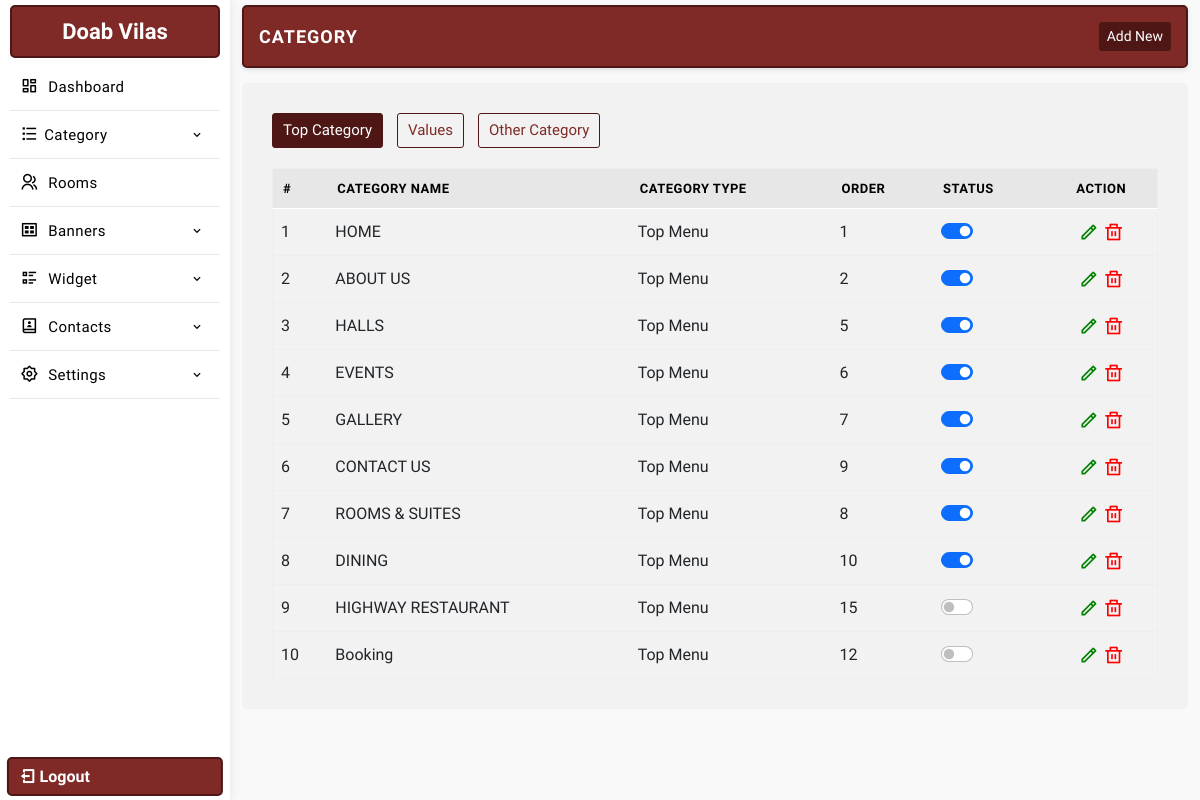
The page /manager/category.php (signed in) on the database as committed earlier.
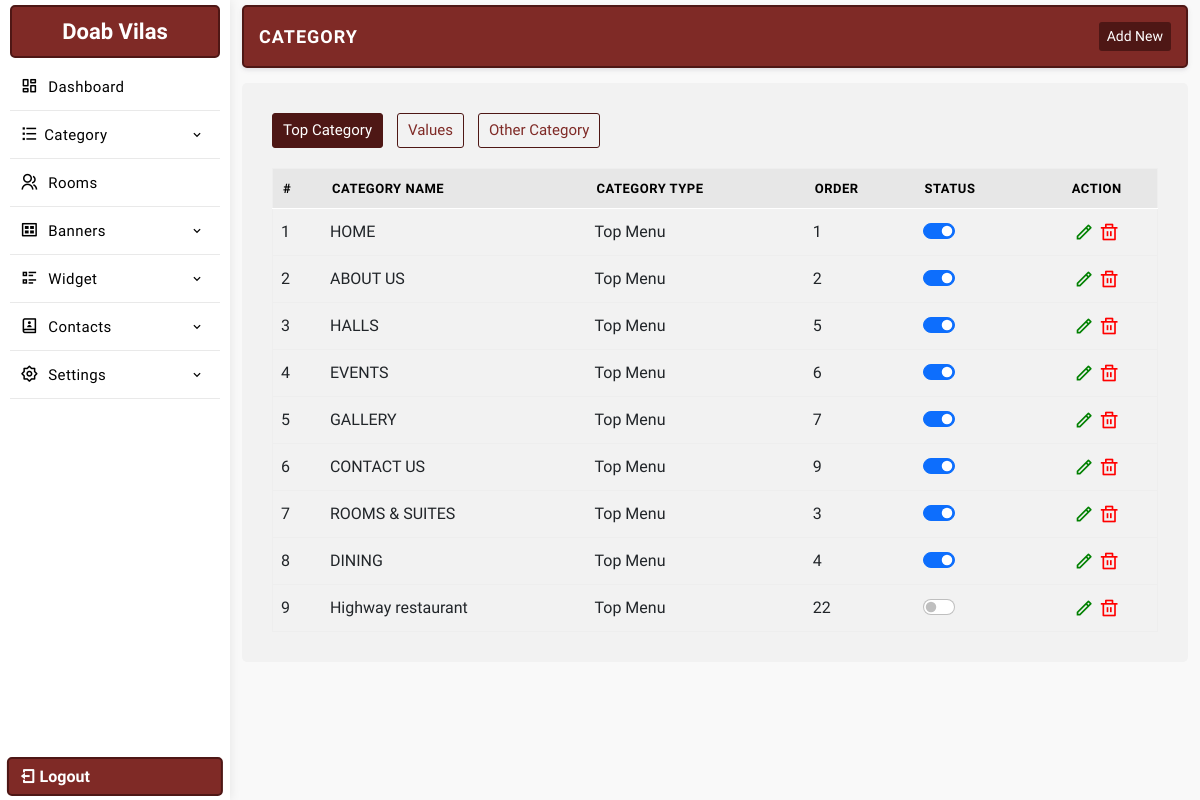
The same page on the database as committed later.
### tables this page shows
CREATE TABLE `category` (
  `id` int(11) NOT NULL,
  `c_name` varchar(255) NOT NULL,
  `c_type` varchar(255) NOT NULL,
  `c_url` varchar(255) NOT NULL,
  `c_desc` text NOT NULL,
  `sdesc` text NOT NULL,
  `featured_img` varchar(255) NOT NULL,
  `meta_title` varchar(255) NOT NULL,
  `meta_keywords` varchar(255) NOT NULL,
  `meta_desc` text NOT NULL,
  `card_heading` text DEFAULT NULL,
  `card_data` longtext DEFAULT NULL,
  `section_heading` text DEFAULT NULL,
  `iframe` text DEFAULT NULL,
  `status` int(11) NOT NULL DEFAULT 1,
  `order` int(11) NOT NULL
);

### manager/database/db.php (called while the page is built, shortened)
<?php session_start();
$path = BASE_PATH;
?>

### manager/category.php (the view, shortened to what this page needs)
<?php require_once 'database/db.php';
include 'include/header.php';
include 'include/sidebar.php';
?>
<section class="main-dashboard">
<div class="container-fluid">
<div class="row">
<div class="col-md-12">
	<div class="page-title">
		<div class="title">
			<h3>Category</h3>
		</div>
		<div class="createbtn">
			<a href="createcategory.php">Add New</a>
		</div>
	</div>
</div>
<div class="col-md-12">
	<div class="page-content">
		<div class="category-type">
			<a
				href="<?=$path;?>manager/category.php?type=1"
				class="<?=$_GET['type']==1 || empty($_GET['type']) ? 'active' : '';?>"
			>
				Top Category
			</a>
			<a
				href="<?=$path;?>manager/category.php?type=2"
				class="<?=$_GET['type']==2 ? 'active' : '';?>"
			>
				Values
			</a>
			<a
				href="<?=$path;?>manager/category.php?type=3"
				class="<?=$_GET['type']==3 ? 'active' : '';?>"
			>
				Other Category
			</a>
		</div>
		<table class="table table-hover" id="myTable">
			<thead>
				<tr>
					<th>#</th>
					<th>Category Name</th>
					<th>Category Type</th>
					<th>Order</th>
					<th>Status</th>
					<th class="text-center">Action</th>
				</tr>
			</thead>
			<tbody>
			<?php
			$typeurl = intval($_GET['type'] ?? 1);
			$sqlcat = mysqli_query(
				$con,
				"SELECT * FROM category
				 WHERE c_type = $typeurl
				 OR ($typeurl = 3 AND c_type NOT IN (1,2,3))
				 ORDER BY id ASC"
			);
			if(mysqli_num_rows($sqlcat)){
				$serial = 1;
				while($rwcat = mysqli_fetch_assoc($sqlcat)){
					$id = $rwcat['id'];
			?>
			<tr id='remove<?php echo $id; ?>'>
				<td>
					<?php echo $serial; ?>
				</td>
				<td>
					<?php echo $rwcat['c_name']; ?>
				</td>
				<td>
					<?php
					if($rwcat['c_type'] == 1){
						echo 'Top Menu';
					}else if($rwcat['c_type'] == 2){
						echo 'Values';
					}else if($rwcat['c_type'] == 3){
						echo 'Other Menu';
					}
					?>
				</td>
				<td>
					<?=$rwcat['order'];?>
				</td>
				<td>
					<div class="form-check form-switch">
						<?php
						$checked = $rwcat['status']==1 ? "checked" : "";
						?>
						<input
							class="form-check-input"
							type="checkbox"
							data-table="category"
							ide="<?=$rwcat['id'];?>"
							<?=$checked;?>
						>
					</div>
				</td>
				<td class="text-center">
					<a
						href="updatecategory.php?id=<?=$id; ?>"
						class="editbtn ri-pencil-line"
					></a>
					<a
						href="javascript:"
						ide="<?=$id; ?>"
						class='delbtn ri-delete-bin-line'
					></a>
				</td>
			</tr>
			<?php
					$serial++;
				}
			}
			?>
			</tbody>
		</table>
	</div>
</div>
</div>
</div>
</section>
<?php
include "include/footer.php";
?>

Rows that differ between the two databases and show on the page:
removed category: c_name "HIGHWAY RESTAURANT", c_type "Top Menu", order "15"
no longer on this page (row edited): category: c_name "Booking", c_type "Top Menu", order "12"
changed category "ROOMS & SUITES": order "8" → "3"
changed category "DINING": order "10" → "4"
added category: c_name "Highway restaurant", c_type "Top Menu", order "22"
